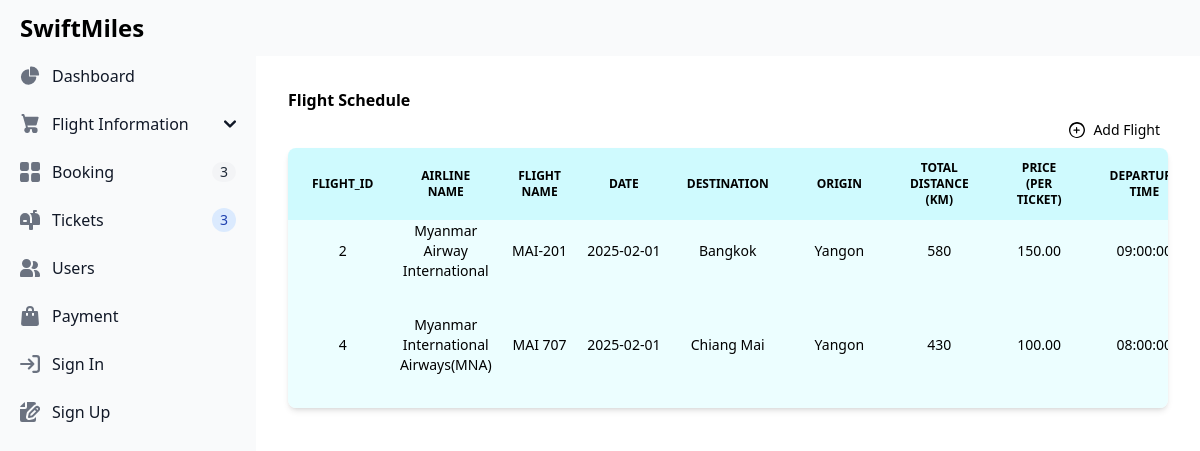
The page /admin/viewFlight.php on the database as committed earlier.
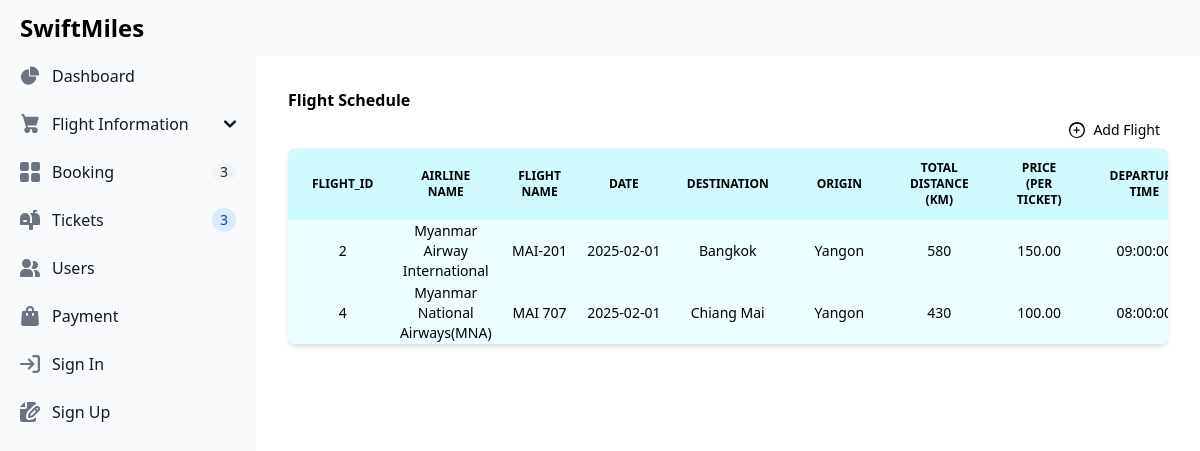
The same page on the database as committed later.
### tables this page shows
CREATE TABLE `flight` (
  `flight_id` int(11) NOT NULL,
  `airline_id` int(11) NOT NULL,
  `flight_name` varchar(100) NOT NULL,
  `flight_date` date NOT NULL,
  `destination` varchar(255) NOT NULL,
  `source` varchar(100) NOT NULL,
  `total_distance` varchar(100) NOT NULL,
  `fee_per_ticket` decimal(10,2) NOT NULL,
  `departure_time` time NOT NULL,
  `arrival_time` time NOT NULL,
  `capacity` int(11) NOT NULL,
  `seats_researved` int(11) NOT NULL,
  `seats_available` int(11) NOT NULL,
  `gate` varchar(255) NOT NULL,
  `placeImg` varchar(100) DEFAULT NULL
);

CREATE TABLE `airline` (
  `airline_id` int(11) NOT NULL,
  `airline_name` varchar(100) NOT NULL,
  `photo` varchar(100) DEFAULT NULL
);

### src/admin/viewFlight.php (the view, shortened to what the changed rows need)
<?php
    require_once "dbconnect.php";
    $sql = "SELECT
                    flight.flight_id,
                    airline.airline_name,
                    flight.flight_name,
                    flight.flight_date,
                    flight.destination,
                    flight.source,
                    flight.total_distance,
                    flight.fee_per_ticket,
                    flight.departure_time,
                    flight.arrival_time,
                    flight.capacity,
                    flight.seats_researved,
                    flight.seats_available,
                    flight.gate,
                    flight.placeImg
                FROM
                    flight
                INNER JOIN
                    airline
                ON
                    flight.airline_id = airline.airline_id;";
    try{
      $stmt = $conn->query($sql);
      $status = $stmt->execute();
      if($status){
        $flights = $stmt->fetchAll(PDO::FETCH_ASSOC);
      }
    }catch(PDOException $e){
      echo $e->getMessage();
    }
?>
<!doctype html>
<html>
<head>
    <link href="./output.css" rel="stylesheet">
    <script src="https://cdn.tailwindcss.com"></script>
</head>
<body>
   <div class="p-4 sm:ml-64">
      <div class="p-4 border-gray-200 dark:border-gray-700 mt-14">
         <div class="relative overflow-x-auto shadow-md sm:rounded-lg">
            <table class="w-full text-sm text-center rtl:text-right text-gray-500 dark:text-gray-400">
               <thead class="text-xs text-black uppercase bg-cyan-100">
                  <tr>
                     <th scope="col" class="px-6 py-3">
                           Flight_id
                     </th>
                     <th scope="col" class="px-6 py-3">
                           Airline Name
                     </th>
                     <th scope="col" class="px-6 py-3">
                           flight Name
                     </th>
                     <th scope="col" class="px-6 py-3">
                           Date
                     </th>
                     <th scope="col" class="px-6 py-3">
                           Destination
                     </th>
                     <th scope="col" class="px-6 py-3">
                           Origin
                     </th> <th scope="col" class="px-6 py-3">
                           Total Distance (km)
                     </th>
                     <th scope="col" class="px-6 py-3">
                           Price (per ticket)
                     </th>
                     <th scope="col" class="px-6 py-3">
                           Departure Time
                     </th>
                  </tr>
               </thead>
               <tbody class=" bg-cyan-50 text-black">
               <?php
               if(isset($flights)){
                  foreach($flights as $flight){
                     echo "<tr>
                           <td>$flight[flight_id]</td>
                           <td>$flight[airline_name]</td>
                           <td>$flight[flight_name]</td>
                           <td>$flight[flight_date]</td>
                           <td>$flight[destination]</td>
                           <td>$flight[source]</td>
                           <td>$flight[total_distance]</td>
                           <td>$flight[fee_per_ticket]</td>
                           <td>$flight[departure_time]</td>
                           <td>$flight[arrival_time]</td>
                           <td>$flight[gate]</td>
                           <td>$flight[capacity]</td>
                           <td>$flight[seats_researved]</td>
                           <td>$flight[seats_available]</td>
                           <td><img src='$flight[placeImg]'></td>
                           <td class='flex flex-direction:column aligh-items:center pt-30'>
                                 <a href='updateFlight.php?fid=$flight[flight_id]'><img src='/images/updated.png' height='20' width='20' alt='update'></a>
                                 <a href='deleteFlight.php?fid=$flight[flight_id]'><img src='/images/delete.png' height='20' width='20' alt='delete'></a>
                           </td>
                        </tr>";
                  }
               }    ?>
               </tbody>
            </table>
         </div>
      </div>
   </div>
</body>

Rows that differ between the two databases and show on the page:
changed flight "MAI 707": airline.airline_name "Myanmar International Airways(MNA)" → "Myanmar National Airways(MNA)"
